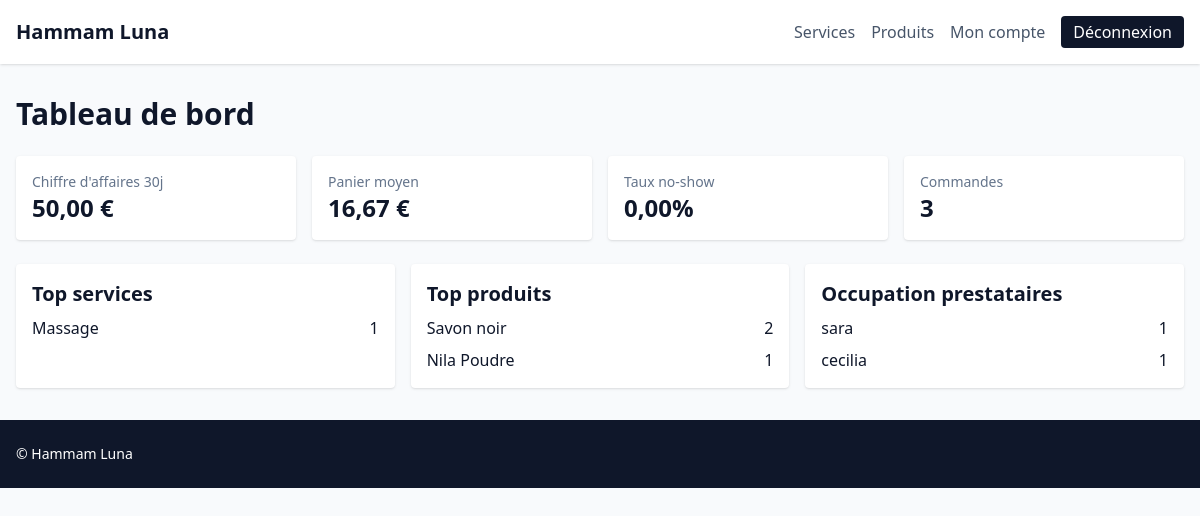
The page /dashboard/ (signed in) on the database its author committed.
### apps/orders/models.py (models this page shows, shortened)
class OrderItem(TimeStampedModel):
    class Kind(models.TextChoices):
        SERVICE = "service", "Service"
        PRODUCT = "product", "Produit"
    order = models.ForeignKey(Order, on_delete=models.CASCADE, related_name="items")
    kind = models.CharField(max_length=20, choices=Kind.choices)
    ref_id = models.PositiveIntegerField()
    name = models.CharField(max_length=255)
    qty = models.PositiveIntegerField(default=1)
    unit_price = models.DecimalField(max_digits=8, decimal_places=2)
    total = models.DecimalField(max_digits=10, decimal_places=2)
    class Meta:
        ordering = ["order", "pk"]

### apps/people/models.py (models this page shows, shortened)
class Provider(TimeStampedModel):
    name = models.CharField(max_length=255)
    contact_email = models.EmailField()
    phone = models.CharField(max_length=30, blank=True)
    skills = models.JSONField(default=list, blank=True)
    rating = models.DecimalField(max_digits=3, decimal_places=2, default=0)
    is_active = models.BooleanField(default=True)

### apps/dashboard/views.py (the view)
# urls.py: path("", DashboardView.as_view(), name="index"),
@method_decorator(login_required, name="dispatch")
@method_decorator(permission_required("orders.view_order", raise_exception=True), name="dispatch")
class DashboardView(TemplateView):
    template_name = "dashboard/index.html"
    def get_context_data(self, **kwargs):
        context = super().get_context_data(**kwargs)
        thirty_days_ago = timezone.now() - timedelta(days=30)
        orders = Order.objects.filter(created_at__gte=thirty_days_ago, status__in=[Order.Status.PAID, Order.Status.COMPLETED])
        revenue = orders.aggregate(total=Sum("total"))["total"] or 0
        avg_cart = orders.aggregate(avg=Avg("total"))["avg"] or 0
        total_appointments = Appointment.objects.count() or 1
        no_show_rate = (Appointment.objects.filter(status=Appointment.Status.NO_SHOW).count() / total_appointments) * 100
        provider_occupation = (
            Appointment.objects.filter(status=Appointment.Status.CONFIRMED)
            .values("provider__name")
            .annotate(count=Count("id"))
            .order_by("-count")
        )
        top_services = (
            OrderItem.objects.filter(kind=OrderItem.Kind.SERVICE)
            .values("name")
            .annotate(total_qty=Sum("qty"))
            .order_by("-total_qty")[:5]
        )
        top_products = (
            OrderItem.objects.filter(kind=OrderItem.Kind.PRODUCT)
            .values("name")
            .annotate(total_qty=Sum("qty"))
            .order_by("-total_qty")[:5]
        )
        context.update(
            {
                "revenue": revenue,
                "avg_cart": avg_cart,
                "no_show_rate": no_show_rate,
                "provider_occupation": provider_occupation,
                "top_services": top_services,
                "top_products": top_products,
                "orders": orders,
            }
        )
        return context

### apps/core/context_processors.py (called while the page is built)
def settings_context(_request):
    return {
        "TWO_FACTOR_ENABLED": settings.TWO_FACTOR_ENABLED,
        "SITE_NAME": "Hammam Luna",
    }

### templates/dashboard/index.html
{% extends "base.html" %}
{% block content %}
<h1 class="text-3xl font-semibold mb-6">Tableau de bord</h1>
<div class="grid gap-4 md:grid-cols-4">
    <div class="bg-white shadow rounded p-4">
        <p class="text-sm text-slate-500">Chiffre d'affaires 30j</p>
        <p class="text-2xl font-semibold">{{ revenue|floatformat:2 }} €</p>
    </div>
    <div class="bg-white shadow rounded p-4">
        <p class="text-sm text-slate-500">Panier moyen</p>
        <p class="text-2xl font-semibold">{{ avg_cart|floatformat:2 }} €</p>
    </div>
    <div class="bg-white shadow rounded p-4">
        <p class="text-sm text-slate-500">Taux no-show</p>
        <p class="text-2xl font-semibold">{{ no_show_rate|floatformat:2 }}%</p>
    </div>
    <div class="bg-white shadow rounded p-4">
        <p class="text-sm text-slate-500">Commandes</p>
        <p class="text-2xl font-semibold">{{ orders|length }}</p>
    </div>
</div>
<div class="grid gap-4 md:grid-cols-3 mt-6">
    <section class="bg-white shadow rounded p-4">
        <h2 class="text-xl font-semibold mb-2">Top services</h2>
        <ul class="space-y-2">
            {% for entry in top_services %}
                <li class="flex justify-between"><span>{{ entry.name }}</span><span>{{ entry.total_qty }}</span></li>
            {% empty %}
                <li>Aucun service vendu.</li>
            {% endfor %}
        </ul>
    </section>
    <section class="bg-white shadow rounded p-4">
        <h2 class="text-xl font-semibold mb-2">Top produits</h2>
        <ul class="space-y-2">
            {% for entry in top_products %}
                <li class="flex justify-between"><span>{{ entry.name }}</span><span>{{ entry.total_qty }}</span></li>
            {% empty %}
                <li>Aucun produit vendu.</li>
            {% endfor %}
        </ul>
    </section>
    <section class="bg-white shadow rounded p-4">
        <h2 class="text-xl font-semibold mb-2">Occupation prestataires</h2>
        <ul class="space-y-2">
            {% for entry in provider_occupation %}
                <li class="flex justify-between"><span>{{ entry.provider__name }}</span><span>{{ entry.count }}</span></li>
            {% empty %}
                <li>Aucun rendez-vous confirmé.</li>
            {% endfor %}
        </ul>
    </section>
</div>
{% endblock %}

### rows shown on the page
OrderItem: name "Massage", total_qty "1"
OrderItem: name "Savon noir", total_qty "2"
OrderItem: name "Nila Poudre", total_qty "1"
Provider: provider__name "sara", count "1"
Provider: provider__name "cecilia", count "1"

### other values the page prints
{{ revenue|floatformat:2 }} "50,00"
{{ avg_cart|floatformat:2 }} "16,67"
{{ no_show_rate|floatformat:2 }} "0,00"
{{ orders|length }} "3"
